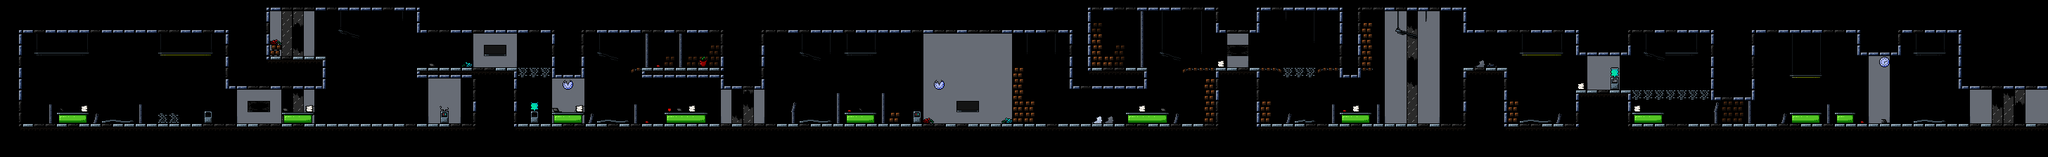

Below is a game level as drawn by its tile map, then a one-line description and the .tmx that defines it (tile-layer data replaced by summaries):
An orthogonal 182x14 tile map with 16x16 px tiles, 3 tile layers (backtiles, tiles, foretiles) and 12 objects (5x box, 4x enemy, 2x checkpoint, spawn).

<map version="1.5" tiledversion="1.7.2" orientation="orthogonal" renderorder="right-down" width="182" height="14" tilewidth="16" tileheight="16" infinite="0" nextlayerid="7" nextobjectid="81">
 <editorsettings>
  <export target="level3.lua" format="lua" />
 </editorsettings>
 <properties>
  <property name="background" value="building" />
  <property name="timetravelenabled" type="bool" value="true" />
 </properties>
 <tileset firstgid="1" name="tiles" tilewidth="16" tileheight="16" spacing="1" tilecount="368" columns="16">
  <image source="../images/tiles.png" width="272" height="391" />
 </tileset>
 <layer id="4" name="backtiles" width="182" height="14" opacity="0.5">
  <data>[2548 cells, 350 non-empty, 28 distinct tile ids]</data>
 </layer>
 <layer id="3" name="tiles" width="182" height="14">
  <data>[2548 cells, 1487 non-empty, 67 distinct tile ids]</data>
 </layer>
 <objectgroup id="2" name="objects">
  <object id="66" type="spawn" x="96" y="160" width="16" height="16">
   <properties>
    <property name="global" type="bool" value="true" />
   </properties>
  </object>
  <object id="67" type="box" x="648" y="160" width="16" height="16">
   <properties>
    <property name="global" type="bool" value="true" />
    <property name="metal" type="bool" value="false" />
   </properties>
  </object>
  <object id="68" type="box" x="752" y="80" width="16" height="16">
   <properties>
    <property name="global" type="bool" value="true" />
    <property name="metal" type="bool" value="false" />
   </properties>
  </object>
  <object id="69" type="box" x="416" y="64" width="16" height="16">
   <properties>
    <property name="global" type="bool" value="true" />
    <property name="metal" type="bool" value="true" />
   </properties>
  </object>
  <object id="72" type="box" x="1000" y="80" width="16" height="16">
   <properties>
    <property name="global" type="bool" value="true" />
    <property name="metal" type="bool" value="false" />
   </properties>
  </object>
  <object id="74" type="box" x="2368" y="112" width="16" height="16">
   <properties>
    <property name="global" type="bool" value="true" />
    <property name="metal" type="bool" value="false" />
   </properties>
  </object>
  <object id="75" type="checkpoint" x="800" y="160" width="16" height="16" />
  <object id="76" type="checkpoint" x="1744" y="80" width="16" height="16" />
  <object id="77" type="enemy" x="2018" y="168" width="12" height="8">
   <properties>
    <property name="global" type="bool" value="true" />
    <property name="type" value="rat" />
   </properties>
  </object>
  <object id="78" type="enemy" x="498" y="168" width="12" height="8">
   <properties>
    <property name="global" type="bool" value="true" />
    <property name="type" value="rat" />
   </properties>
  </object>
  <object id="79" type="enemy" x="2562" y="152" width="12" height="8">
   <properties>
    <property name="global" type="bool" value="true" />
    <property name="type" value="rat" />
   </properties>
  </object>
  <object id="80" type="enemy" x="914" y="88" width="12" height="8">
   <properties>
    <property name="global" type="bool" value="true" />
    <property name="type" value="rat" />
   </properties>
  </object>
 </objectgroup>
 <layer id="5" name="foretiles" width="182" height="14" opacity="0.5">
  <data>[2548 cells, 0 non-empty, 0 distinct tile ids]</data>
 </layer>
</map>